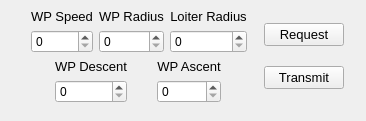
       <widget class="QWidget" name="tab_4">
        <attribute name="title">
         <string>WP Param</string>
        </attribute>
        <widget class="QWidget" name="layoutWidget">
         <property name="geometry">
          <rect>
           <x>20</x>
           <y>0</y>
           <width>337</width>
           <height>112</height>
          </rect>
         </property>
         <layout class="QGridLayout" name="gridLayout_12">
          <item row="0" column="0">
           <layout class="QGridLayout" name="gridLayout_10">
            <item row="0" column="0">
             <layout class="QGridLayout" name="gridLayout_8">
              <item row="0" column="0">
               <widget class="QLabel" name="label_34">
                <property name="sizePolicy">
                 <sizepolicy hsizetype="Fixed" vsizetype="Fixed">
                  <horstretch>0</horstretch>
                  <verstretch>0</verstretch>
                 </sizepolicy>
                </property>
                <property name="font">
                 <font>
                  <pointsize>10</pointsize>
                 </font>
                </property>
                <property name="text">
                 <string>WP Speed</string>
                </property>
                <property name="alignment">
                 <set>Qt::AlignCenter</set>
                </property>
               </widget>
              </item>
              <item row="0" column="1">
               <widget class="QLabel" name="label_35">
                <property name="sizePolicy">
                 <sizepolicy hsizetype="Fixed" vsizetype="Fixed">
                  <horstretch>0</horstretch>
                  <verstretch>0</verstretch>
                 </sizepolicy>
                </property>
                <property name="font">
                 <font>
                  <pointsize>10</pointsize>
                 </font>
                </property>
                <property name="text">
                 <string>WP Radius</string>
                </property>
                <property name="alignment">
                 <set>Qt::AlignCenter</set>
                </property>
               </widget>
              </item>
              <item row="0" column="2">
               <widget class="QLabel" name="label_38">
                <property name="sizePolicy">
                 <sizepolicy hsizetype="Fixed" vsizetype="Fixed">
                  <horstretch>0</horstretch>
                  <verstretch>0</verstretch>
                 </sizepolicy>
                </property>
                <property name="font">
                 <font>
                  <pointsize>10</pointsize>
                 </font>
                </property>
                <property name="text">
                 <string>Loiter Radius</string>
                </property>
                <property name="alignment">
                 <set>Qt::AlignCenter</set>
                </property>
               </widget>
              </item>
              <item row="1" column="0">
               <widget class="QSpinBox" name="spinBox_WPSpeed">
                <property name="maximum">
                 <number>10000</number>
                </property>
               </widget>
              </item>
              <item row="1" column="1">
               <widget class="QSpinBox" name="spinBox_WPRadius">
                <property name="maximum">
                 <number>10000</number>
                </property>
               </widget>
              </item>
              <item row="1" column="2">
               <widget class="QSpinBox" name="spinBox_WPLoiterRadius">
                <property name="maximum">
                 <number>10000</number>
                </property>
               </widget>
              </item>
             </layout>
            </item>
            <item row="1" column="0">
             <layout class="QGridLayout" name="gridLayout_9">
              <item row="0" column="0">
               <widget class="QLabel" name="label_37">
                <property name="sizePolicy">
                 <sizepolicy hsizetype="Fixed" vsizetype="Fixed">
                  <horstretch>0</horstretch>
                  <verstretch>0</verstretch>
                 </sizepolicy>
                </property>
                <property name="font">
                 <font>
                  <pointsize>10</pointsize>
                 </font>
                </property>
                <property name="text">
                 <string>WP Descent</string>
                </property>
                <property name="alignment">
                 <set>Qt::AlignCenter</set>
                </property>
               </widget>
              </item>
              <item row="0" column="1">
               <widget class="QLabel" name="label_36">
                <property name="sizePolicy">
                 <sizepolicy hsizetype="Fixed" vsizetype="Fixed">
                  <horstretch>0</horstretch>
                  <verstretch>0</verstretch>
                 </sizepolicy>
                </property>
                <property name="font">
                 <font>
                  <pointsize>10</pointsize>
                 </font>
                </property>
                <property name="text">
                 <string>WP Ascent</string>
                </property>
                <property name="alignment">
                 <set>Qt::AlignCenter</set>
                </property>
               </widget>
              </item>
              <item row="1" column="0">
               <widget class="QSpinBox" name="spinBox_WPDescent">
                <property name="maximum">
                 <number>10000</number>
                </property>
               </widget>
              </item>
              <item row="1" column="1">
               <widget class="QSpinBox" name="spinBox_WPAscent">
                <property name="maximum">
                 <number>10000</number>
                </property>
               </widget>
              </item>
             </layout>
            </item>
           </layout>
          </item>
          <item row="0" column="1">
           <layout class="QGridLayout" name="gridLayout_11">
            <item row="0" column="0">
             <widget class="QPushButton" name="pushButton_reqWPParams">
              <property name="sizePolicy">
               <sizepolicy hsizetype="Fixed" vsizetype="Fixed">
                <horstretch>0</horstretch>
                <verstretch>0</verstretch>
               </sizepolicy>
              </property>
              <property name="font">
               <font>
                <pointsize>10</pointsize>
               </font>
              </property>
              <property name="text">
               <string>Request</string>
              </property>
             </widget>
            </item>
            <item row="1" column="0">
             <widget class="QPushButton" name="pushButton_trWPParams">
              <property name="sizePolicy">
               <sizepolicy hsizetype="Fixed" vsizetype="Fixed">
                <horstretch>0</horstretch>
                <verstretch>0</verstretch>
               </sizepolicy>
              </property>
              <property name="font">
               <font>
                <pointsize>10</pointsize>
               </font>
              </property>
              <property name="text">
               <string>Transmit</string>
              </property>
             </widget>
            </item>
           </layout>
          </item>
         </layout>
        </widget>
       </widget>
